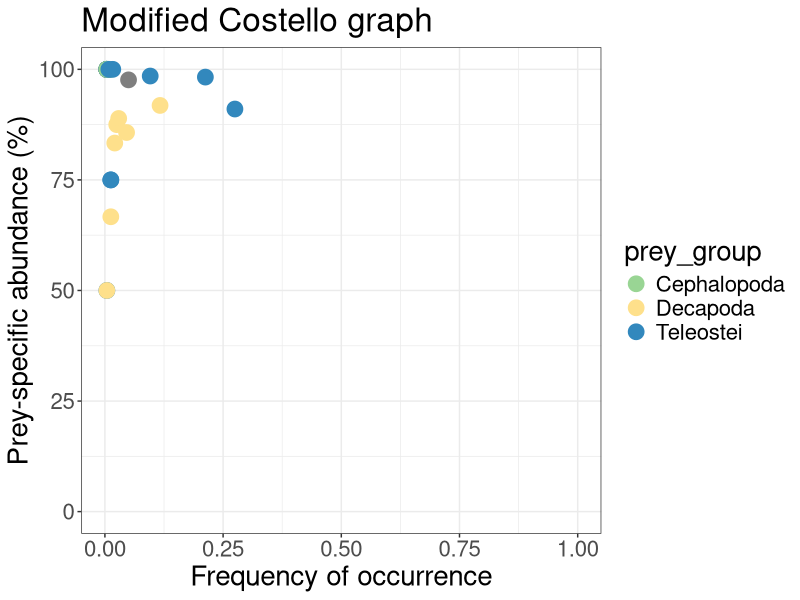

This figure's R source:
#This script plots modified Costello graphs for species diet data

library(gdata)
library(dplyr)
library(ggplot2)

# Set .png file parameters
resolution <- 800
h <- 15
w <- 20
units <- "cm"

taxonomy <- read.csv("taxonomy.csv")
taxonomy <- trim(taxonomy)

data <-read.csv("data.csv")

#%F
full <- length(unique(data$stomach_id))
F_df <- as.data.frame(table(data['prey']))
F_df$F_pc <- F_df$Freq / full # F in proportion

res <- data.frame(prey = c(),
                  Pi = c())

preys <- unique(data$prey)

for(i in preys){
  
  #%N
  data_i <- data[data$prey == i,] # subset full_df for prey i
  sum_i <- sum(data_i$numbers) # total N of prey i in all stomachs where there is prey i
  
  stomachs_i <- unique(data_i$stomach_id) # which stomachs have prey i
  
  full_df_i <- data[data$stomach_id %in% stomachs_i,] # subset full_df for stomachs that have prey i
  sum_stomachs_i <- sum(full_df_i$numbers) # total N of all prey in all stomachs where there is prey i
  
  Pi <- sum_i/sum_stomachs_i
  Pi <- Pi * 100
  
  res_i <- data.frame(prey = i,
                    Pi = Pi)
  
  res <- rbind(res, res_i)
  
}

costello_mod <- merge(F_df, res, by = "prey")
costello_mod <- costello_mod[,c(1, 3, 4)]
costello_mod <- merge(costello_mod, taxonomy, by = "prey", all.x = T)

png(
  "mod_Costello.png",
  height = h,
  width = w,
  units = units,
  res = resolution
)
ggplot(costello_mod, aes(F_pc, Pi, colour = prey_group)) + 
  geom_point(size = 5) +
  # geom_text(
  #   label=costello_mod$prey, 
  #   nudge_x = 0.01, nudge_y = -2, 
  #   check_overlap = F) +
  ggtitle("Modified Costello graph") +
  xlab("Frequency of occurrence") + 
  ylab("Prey-specific abundance (%)") +
  xlim(0, 1) +
  ylim(0, 100) +
  theme_bw() +
  theme(text = element_text(size = 20)) +
  scale_color_manual(values = c("Cephalopoda" = "#99D594",
                                "Decapoda" ="#FEE08B",
                                "Other Crustacea"="#F46D43",
                                "Teleostei" = "#3288BD")) 
dev.off()
